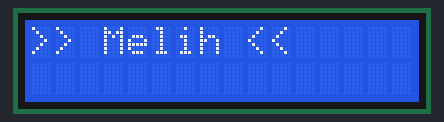
This sketch was run on a simulated Arduino Uno, built with avr-gcc and run on an emulated ATmega328P. Parts: 16×2 character LCD.

Above: at 0.1 s.
At 1.6 s:
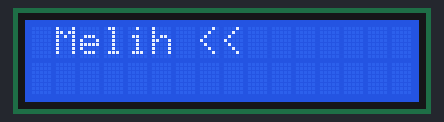
At 2.6 s:
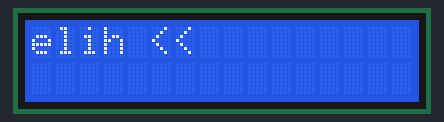
At 5.1 s:
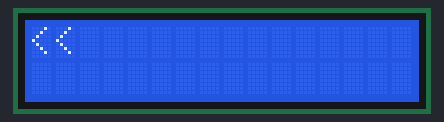
At 7.6 s:
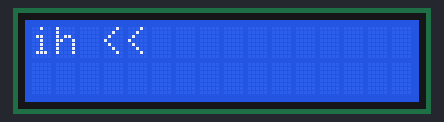
At 10.1 s:
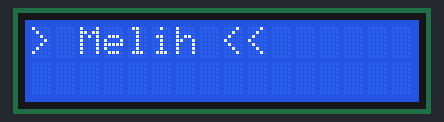

Measured:
- what the display in image 1 shows lasts 0.5 s, from 1.6 s to 2.1 s

The sketch:

05_scroll_display.ino
```cpp
#include <LiquidCrystal.h>
//RS, E, D4, D5, D6, D7
LiquidCrystal lcd(12, 11, 5, 4, 3, 2);

void setup() {
  lcd.begin(16, 2); //16x2 LCD
  lcd.print(">> Melih <<"); //Toplam 10 karakter ediyor

  delay(1000); //1 s bekle
  for(int i = 0; i < 10; i++){ //Karakter sayisi kadar
    lcd.scrollDisplayLeft(); //Tum metni bir sola gonder
    delay(500); //0.5 s bekle
  }

  for(int i = 0; i < 10; i++){ //Karakter sayisi kadar
    lcd.scrollDisplayRight(); //Tum metni bir saga gonder
    delay(500); //0.5 s bekle
  }
}

void loop() {
  // put your main code here, to run repeatedly:

}
```
